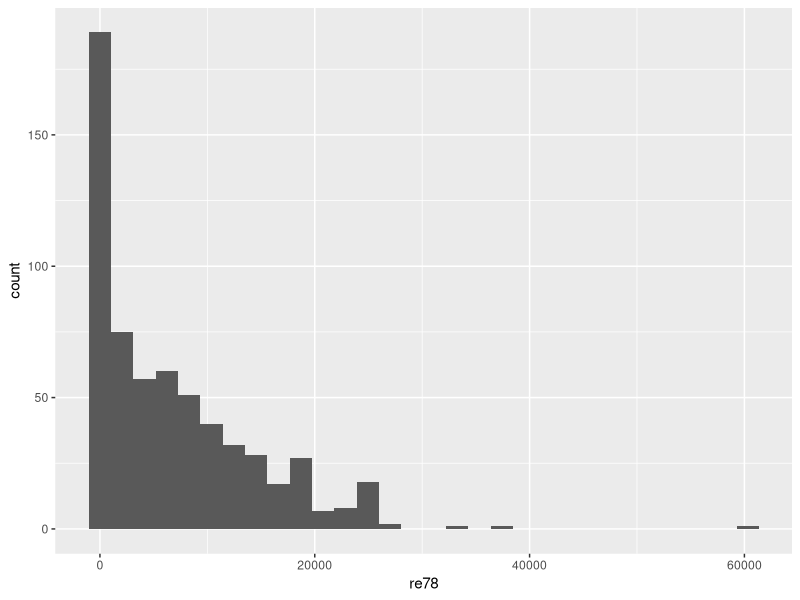
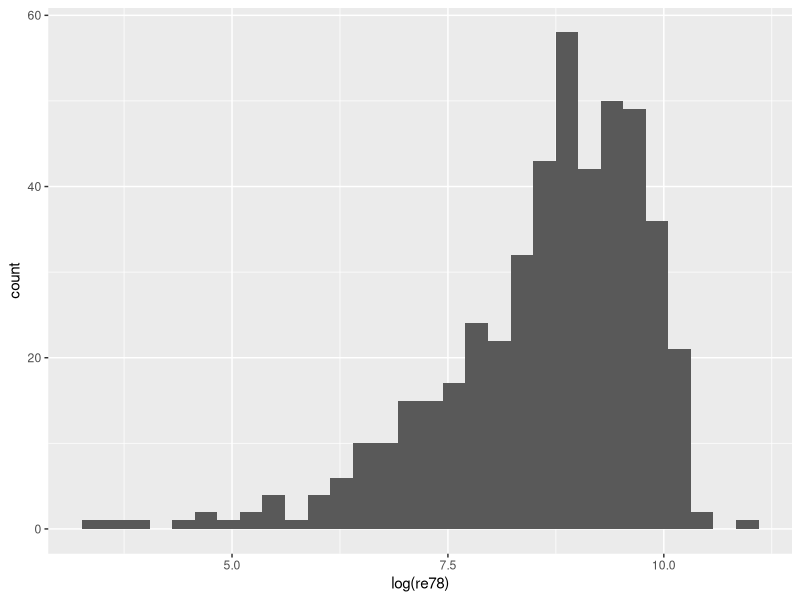
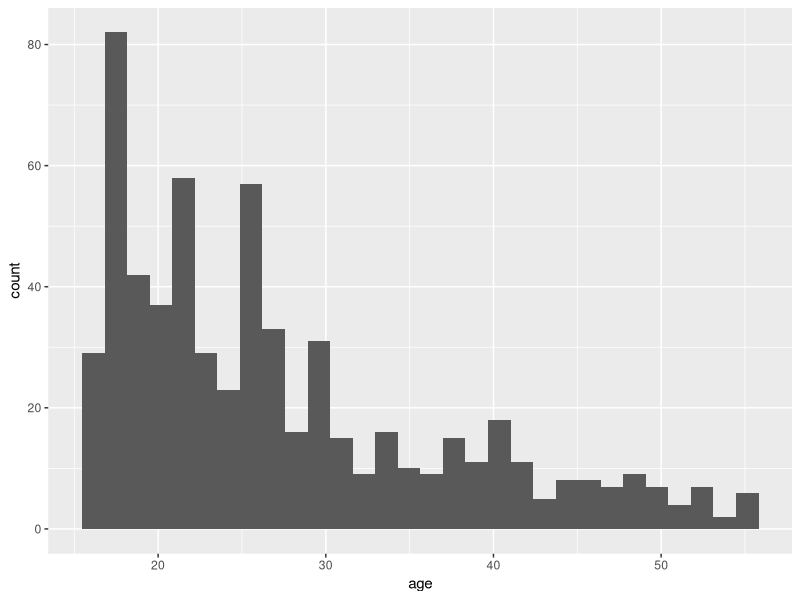
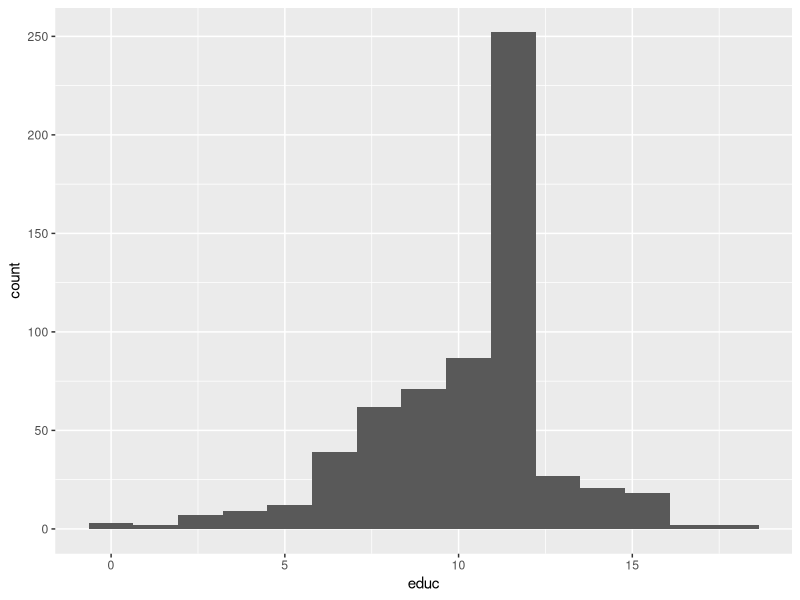
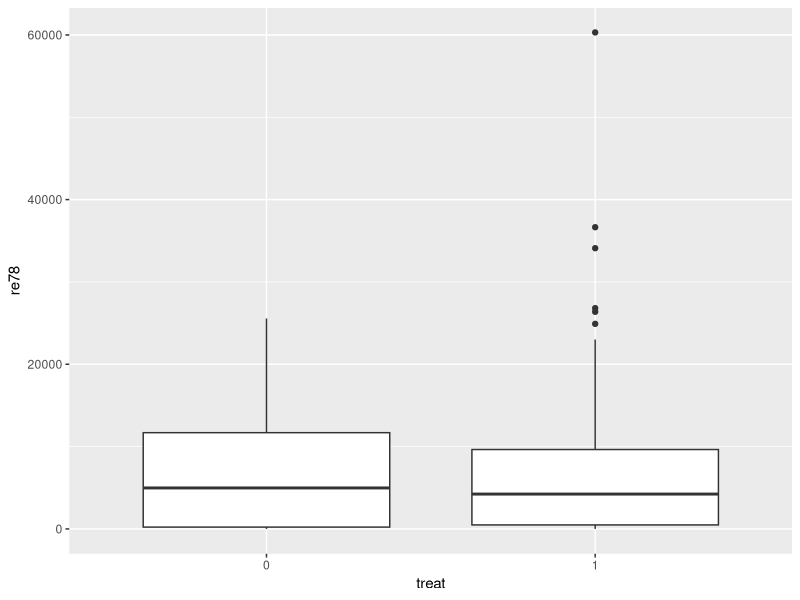
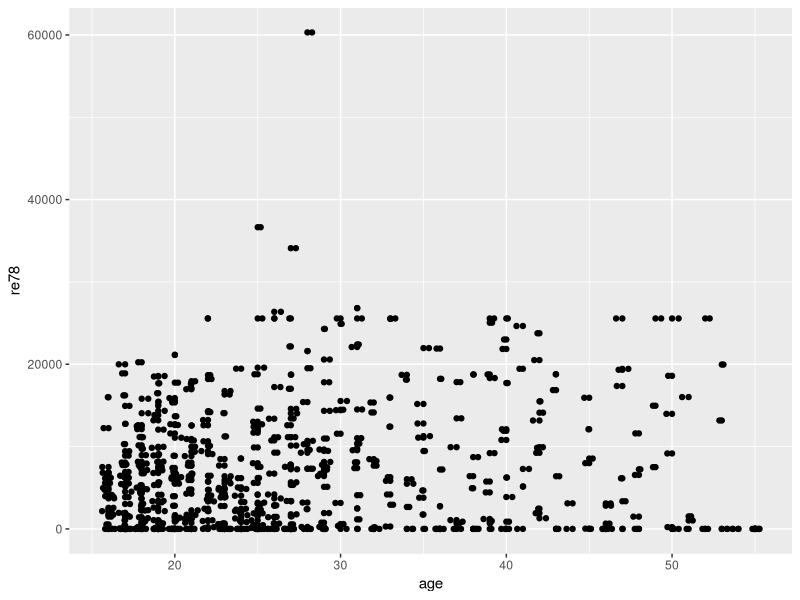
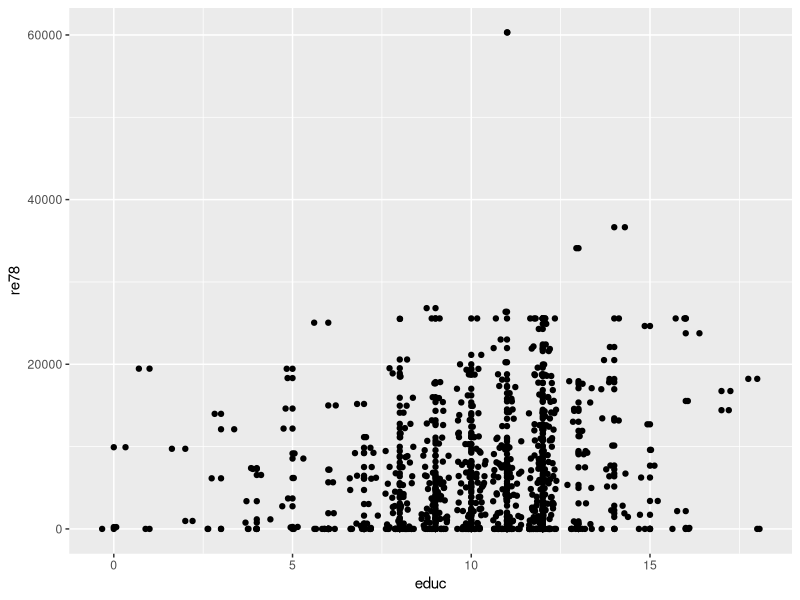
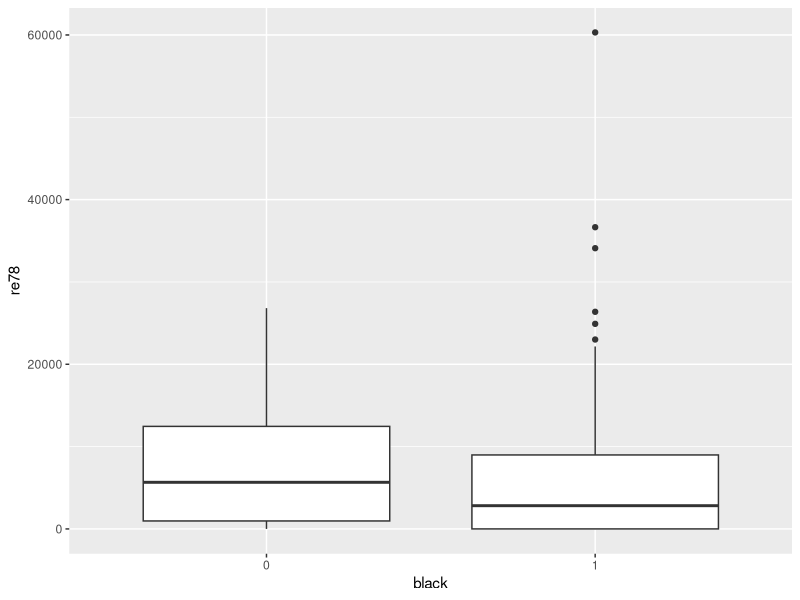

The R source for these figures, in order: (Note: this script raises an error after producing the figures.)
rm(list = ls())

library(ggplot2)
library(MASS)
library(rms)


##########################################################################
############################ 0. Loading the data #########################
##########################################################################


data <- read.csv("lalondedata.txt", sep=',')

head(data)
str(data)
dim(data)
summary(data)

data$treat <- as.factor(data$treat)
data$black <- as.factor(data$black)
data$hispan <- as.factor(data$hispan)
data$married <- as.factor(data$married)
data$nodegree <- as.factor(data$nodegree)
data$diff_re <- data$re78 - data$re75


##########################################################################
############################### 1. EDA ###################################
##########################################################################


# Single variables
ggplot(data, aes(x=re78)) + geom_histogram() # skewed to the right
ggplot(data, aes(x=log(re78))) + geom_histogram()

ggplot(data, aes(x=age)) + geom_histogram()
ggplot(data, aes(x=educ)) + geom_histogram(bins = 15)

ggplot(data, aes(x=treat, y=re78)) + geom_boxplot()

ggplot(data, aes(x=age, y=re78)) + geom_point() + geom_jitter()

ggplot(data, aes(x=educ, y=re78)) + geom_point() + geom_jitter()

ggplot(data, aes(x=black, y=re78)) + geom_boxplot()   # ***

ggplot(data, aes(x=hispan, y=re78)) + geom_boxplot()

ggplot(data, aes(x=married, y=re78)) + geom_boxplot() # ***

ggplot(data, aes(x=nodegree, y=re78)) + geom_boxplot()

without_zero <- data[data$re78 > 0, ]

ggplot(without_zero, aes(x=age, y=re78, colour=treat)) +
  geom_point() + geom_jitter()

ggplot(without_zero, aes(x=educ, y=re78, colour=treat)) +
  geom_point() + geom_jitter()

# Interactions:
ggplot(data, aes(x=treat, y=re78)) +
  geom_boxplot() +
  facet_wrap(~black, ncol=4) # **

ggplot(data, aes(x=treat, y=re78)) +
  geom_boxplot() +
  facet_wrap(~hispan, ncol=4)

ggplot(data, aes(x=treat, y=re78)) +
  geom_boxplot() +
  facet_wrap(~married, ncol=4)

ggplot(data, aes(x=treat, y=re78)) +
  geom_boxplot() +
  facet_wrap(~nodegree, ncol=4)


##########################################################################
############################### 2.Model selection ########################
##########################################################################


# Baseline model based on the EDA
baseline_model <- lm(re78 ~ treat + married + black + black*treat, data=data)
summary(baseline_model)  
plot(baseline_model)

# Model selection
# Step AIC:
null_model <- lm(re78 ~ treat, data=data)
full_model <- lm(re78 ~ treat + age + educ + black + hispan +
                   married + nodegree + re74,
                 data=data)
step_model <- step(null_model,
                   scope=formula(full_model),
                   direction='both',
                   trace=0)

# Forward AIC:
forward_model <- step(null_model,
                      scope=formula(full_model),
                      direction='forward',
                      trace=0)
summary(forward_model) # The same as stepwise

# Backward AIC:
backward_model <- step(null_model,
                       scope=formula(full_model),
                       direction='backward',
                       trace=0)
summary(backward_model) # Constant model without variables

# Step with interaction terms:
full_model2 <- lm(re78 ~ treat + age + educ + black +
                    hispan + married + nodegree + 
                    treat*black + treat*hispan,
                  data=data)
step_model2 <- step(null_model,
                    scope=formula(full_model2),
                    direction='both',
                    trace=0)
summary(step_model2)    # Interaction term wasn't chosen

# Log age
log_age_model <- lm(re78 ~ treat + educ + married + black + log(age), data=data)
summary(log_age_model)

# Model without outliers
data_wo <- data[-c(132, 182, 611),]
model_wo <- lm(re78 ~ treat + educ + married + black + age, data=data_wo)

# Adding re75
model_w75 <- lm(re78 ~ treat + educ + married + black + age + re75, data=data)

# Model diff re78 re75
null_model_d <- lm(diff_re ~ treat, data=data)
full_model_d <- lm(diff_re ~ treat + age + educ + black + hispan +
                   married + nodegree,
                 data=data)
step_model_d <- step(null_model,
                   scope=formula(full_model_d),
                   direction='both',
                   trace=0)

# Model with race and treat
int_model <- lm(re78 ~ treat + re74 + educ + black +
                  hispan * treat, data=data)
summary(int_model)
anova(step_model, int_model) # no interaction between race and treat

##########################################################################
############################### 3.Model assessment #######################
##########################################################################


summary(step_model)                   
plot(step_model, which=1)             # equal variance and independence assum problem
plot(step_model, which=2)             # normality assumption?
plot(step_model, which=3)
plot(step_model, which=4)             # no influential points
plot(step_model, which=5)             # several outliers
plot(data$educ, step_model$residuals) # linearity assumption holds
plot(data$age, step_model$residuals)
vif(step_model)                       # no multicollinearity

# Log_age model
plot(log_age_model, which=1)             
plot(log_age_model, which=2)
plot(log_age_model, which=3)
plot(log_age_model, which=4)             
plot(log_age_model, which=5)             
plot(data$educ, log_age_model$residuals) 
plot(log(data$age), log_age_model$residuals)
vif(step_model)

# Without outliers model
plot(model_wo, which=1)             
plot(model_wo, which=2)
plot(model_wo, which=3)
plot(model_wo, which=4)            
plot(model_wo, which=5)             
plot(data_wo$educ, model_wo$residuals) 
plot(data_wo$age, model_wo$residuals)
vif(step_model)

# Model with additional predictor
plot(model_wo, which=1)             
plot(model_wo, which=2)
plot(model_wo, which=3)
plot(model_wo, which=4)            
plot(model_wo, which=5)             
plot(data_wo$educ, model_wo$residuals) 
plot(data_wo$age, model_wo$residuals)
vif(step_model)

# Diff model
plot(step_model_d, which=1)             
plot(step_model_d, which=2)
plot(step_model_d, which=3)
plot(step_model_d, which=4)             
plot(step_model_d, which=5)             
plot(data$educ, step_model_d$residuals) 
plot(log(data$age), step_model_d$residuals)
vif(step_model_d)
summary(step_model_d)


##########################################################################
############################### 4. Inference #############################
##########################################################################


confint(step_model)
summary(step_model)


##########################################################################
############################### 5. Experiments ###########################
##########################################################################


null_model_log <- lm(log(re78) ~ treat, data=data)
full_model_log <- lm(log(re78) ~ treat + age + educ + 
                       black + hisp + married + nodegree,
                     data=data)

step_model_log <- step(null_model,
                   scope=formula(full_model),
                   direction='both',
                   trace=0)

incl75 <- lm(re78 ~ . - re74, data=data)
summary(incl75)

data$re78_p <- data$re78 + 1  # many zeros in re78
data$re78_p <- log(data$re78_p)

log_mod <- lm(re78_p ~ . - re74 - re75 - re78, data = data)
summary(log_mod)
plot(log_mod)

boxcox_trans <- boxcox(step_model, lambda = seq(1, 5, length = 50))
lambda_trans <- boxcox_trans$x[boxcox_trans$y == max(boxcox_trans$y)]
lambda_trans


plot(data$age, full_model$residuals)
plot(data$educ, full_model$residuals)

new_model1 <- lm(re78 ~ treat + married + educ + black, data=data)
